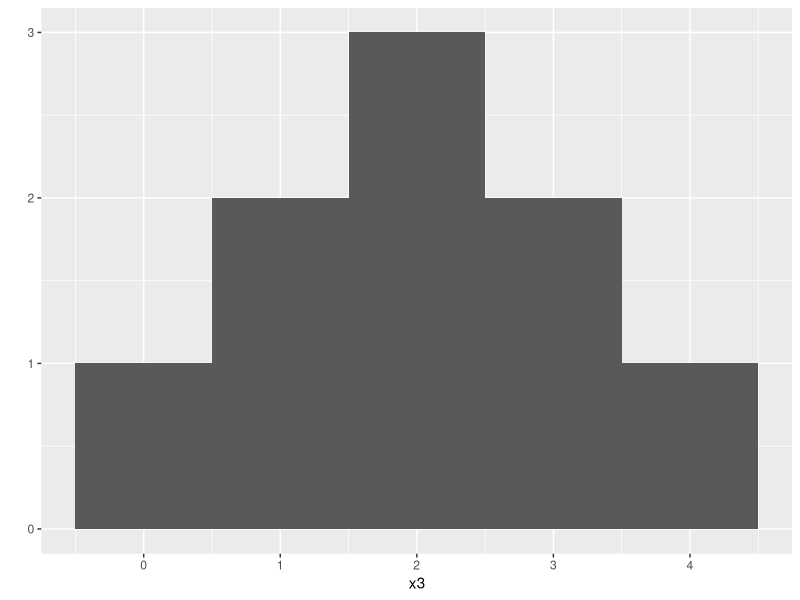

Source code (R):
# Chap 2
install.packages("ggplot2")
library("ggplot2")

# exercise 1
x3 <- c(0, 1, 1, 2, 2, 2, 3, 3, 4)
qplot(x3, binwidth = 1)

#exercise 2
roll <- function() {
  die <- 1:6
  dice <- sample(die, size = 2, replace = TRUE,
                 prop = c(1/8,1/8,1/8,1/8,1/8,3/8))
  sum(dice)
}